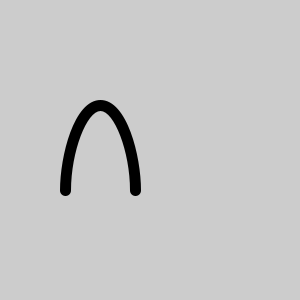
Frame 1 (no input)
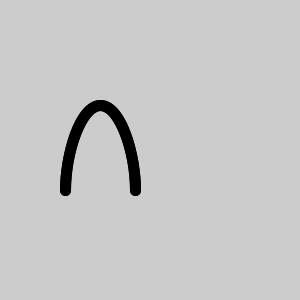
Frame 2 (the mouse pressed at the canvas centre, redrawn once)

The Processing sketch that drew these frames (run headless with seeded random() and noise(); the mouse was pressed at the canvas centre and the sketch redrawn once):

// Processing sketch: Exercise_22_1
// ── Exercise_22_1.pde
//Write your own function to draw a parameterized arch.

float m = 37;

void setup() {
  size(300,300);
  smooth();
  noLoop();

}

void draw() {
  arch(m);

}

void arch(float curvature) {
  float o = 190.0;
  strokeWeight(11);
  noFill();
  beginShape();
  vertex(65.0, o); 
  bezierVertex(65.0, o-curvature, 80.0, 105.0, 100.0, 105.0);
  bezierVertex(120.0, 105.0, 135.0, o-curvature, 135.0, o);
  endShape();
}
